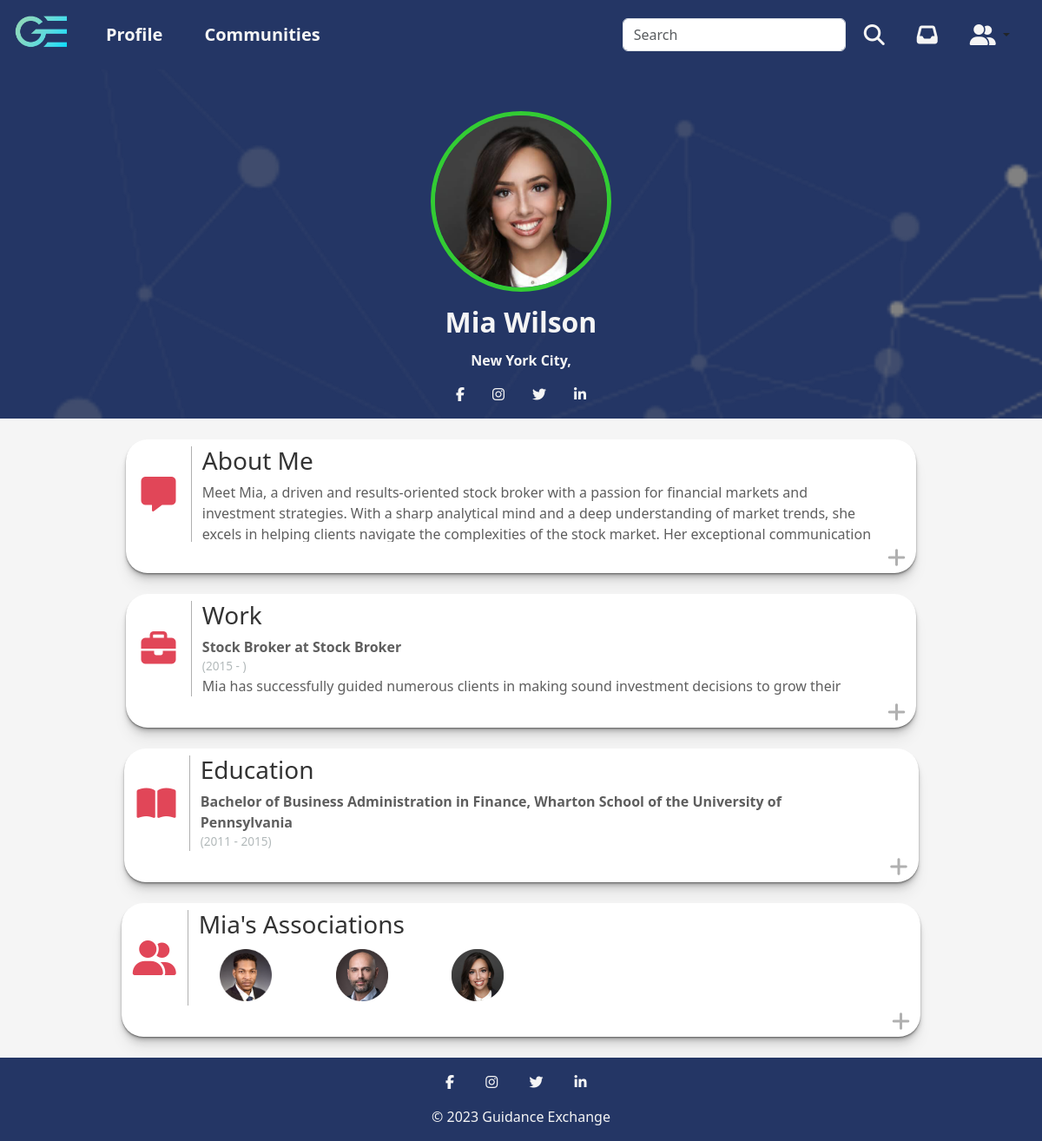
Before: /profile.php?profileID=5 (signed in) with the older database file.
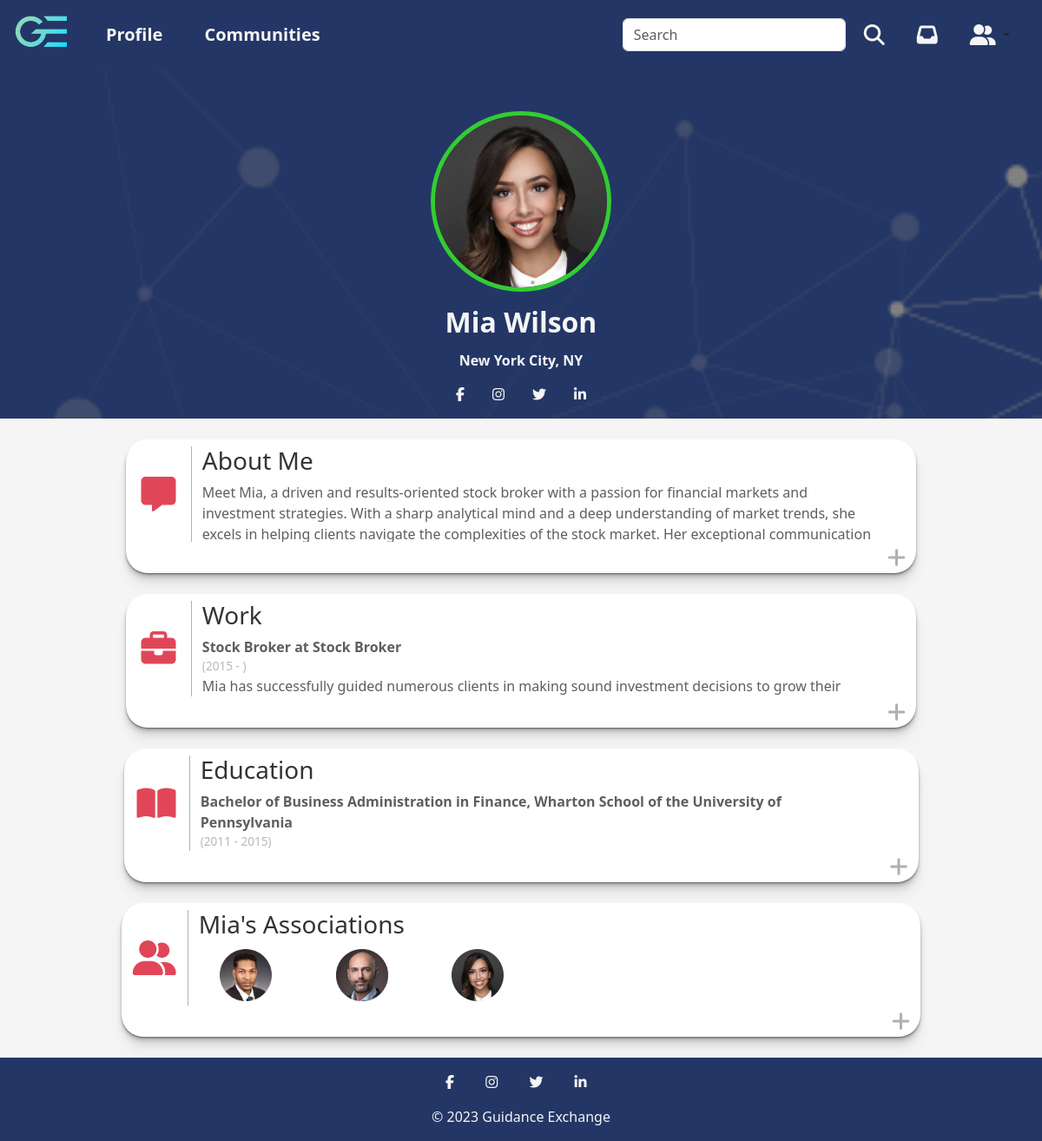
After: the same page with the newer database file.
### tables this page shows
CREATE TABLE UserData_t (
  UserID INT(9) NOT NULL,
  FirstName VARCHAR(255) NOT NULL,
  LastName VARCHAR(255) NOT NULL,
  FullName VARCHAR(255) NOT NULL,
  ProfilePicture VARCHAR(255),
  ProfilePictureBorder VARCHAR(255),
  ProfilePictureBackground VARCHAR(255),
  Rating INT(1),
  LocationCity VARCHAR(255),
  LocationState VARCHAR(255),
  Facebook VARCHAR(255),
  Twitter VARCHAR(255),
  Instagram VARCHAR(255),
  LinkedIn VARCHAR(255),
  Mentoring LONGTEXT,
  AboutMe LONGTEXT,
  WorkTitle VARCHAR(255),
  WorkLocation VARCHAR(255),
  WorkStartDate DATE,
  WorkEndDate DATE,
  WorkDescription LONGTEXT,
  EducationDegree VARCHAR(255),
  EducationLocation VARCHAR(255),
  EducationStartDate DATE,
  EducationEndDate DATE,
  EducationDescription LONGTEXT,
  Associations VARCHAR(255),
  CONSTRAINT UserData_t_PK PRIMARY KEY (UserID),
  CONSTRAINT UserData_t_FK1 FOREIGN KEY (UserID) REFERENCES Auth_t(UserID)
);

### includes/session.inc.php (called while the page is built, shortened)
<?php
$userID = $_SESSION['UserID'];

### profile.php (the view, shortened to what this page needs)
<!DOCTYPE html>
<html lang="en">
<head>
  <link href="assets/fontawesome/css/fontawesome.css" rel="stylesheet">
  <link href="assets/fontawesome/css/brands.css" rel="stylesheet">
  <link href="assets/fontawesome/css/solid.css" rel="stylesheet">
  <link href="assets/bootstrap/css/bootstrap.min.css" rel="stylesheet" />
  <link rel="stylesheet" href="css/profile.css" />
  <link rel="stylesheet" href="css/main.css" />
</head>
<header>
  <?php
  include('includes/session.inc.php');
  $profileID = $_GET['profileID'];
  ?>
  <nav class="navbar navbar-expand-lg navbar-light">
    <div class="container-fluid">
      <a class="navbar-brand" href="home.php"><img src="img/logo_gradient.png" alt="Guidance Exchange Logo" height="70" /></a>
      <div class="collapse navbar-collapse" id="navbarSupportedContent">
        <ul class="navbar-nav me-auto mb-2 mb-lg-0">
          <li class="nav-item">
            <?php if ($profileID == $userID) {
              echo '<a class="nav-link highlight-link nav-text px-4 active" href="profile.php?profileID=' . $userID . '">Profile</a>';
            } else {
              echo '<a class="nav-link highlight-link nav-text px-4" href="profile.php?profileID=' . $userID . '">Profile</a>';
            }
            ?>
          </li>
          <li class="nav-item">
            <a class="nav-link highlight-link nav-text px-4" href="#">Communities</a>
          </li>
        </ul>
        <ul class="navbar-nav d-flex flex-row me-1">
          <li class="nav-item me-3 me-lg-0 px-2 d-flex align-items-center">
            <form class="d-flex" role="search" action="search.php" method="GET">
              <input class="form-control me-2" name="query" type="search" placeholder="Search" aria-label="Search">
              <button class="btn" type="submit"><i class="fa-solid fa-magnifying-glass fa-xl"></i></button>
            </form>
          </li>
          <li class="nav-item me-3 me-lg-0 px-2">
            <a class="nav-link" href="#"><i class="fa-solid fa-inbox fa-xl"></i></a>
          </li>
          <li class="nav-item dropdown me-3 me-lg-0 px-2 d-flex justify-content-center">
            <button class="btn dropdown-toggle" data-bs-toggle="dropdown" aria-expanded="false">
              <i class="fa-solid fa-user-group fa-xl"></i>
            </button>
          </li>
        </ul>
      </div>
    </div>
  </nav>
</header>
<body>
  <?php
  $sql = "SELECT * FROM `UserData_t` WHERE `UserID` = $profileID";
  $result = mysqli_query($con, $sql);
  while ($profile = mysqli_fetch_assoc($result)) {
    $firstName = $profile['FirstName'];
    $lastName = $profile['LastName'];
    $profilePicture = $profile['ProfilePicture'];
    $profilePictureBorder = $profile['ProfilePictureBorder'];
    $profilePictureBackground = $profile['ProfilePictureBackground'];
    $city = $profile['LocationCity'];
    $state = $profile['LocationState'];
    $facebook = $profile['Facebook'];
    $twitter = $profile['Twitter'];
    $instagram = $profile['Instagram'];
    $linkedIn = $profile['LinkedIn'];
    $aboutMe = $profile['AboutMe'];
    $workTitle = $profile['WorkTitle'];
    $workTitleArray = explode(";", $workTitle ?? '');
    $workLocation = $profile['WorkLocation'];
    $workLocationArray = explode(";", $workTitle ?? '');
    $workStartDate = $profile['WorkStartDate'];
    $workStartDateArray = explode(";", $workStartDate ?? '');
    $workEndDate = $profile['WorkEndDate'];
    $workEndDateArray = explode(";", $workEndDate ?? '');
    $workDescription = $profile['WorkDescription'];
    $workDescriptionArray = explode(";", $workDescription ?? '');
    $educationDegree = $profile['EducationDegree'];
    $educationDegreeArray = explode(";", $educationDegree ?? '');
    $educationLocation = $profile['EducationLocation'];
    $educationLocationArray = explode(";", $educationLocation ?? '');
    $educationStartDate = $profile['EducationStartDate'];
    $educationStartDateArray = explode(";", $educationStartDate ?? '');
    $educationEndDate = $profile['EducationEndDate'];
    $educationEndDateArray = explode(";", $educationEndDate ?? '');
    $profileAssociations = $profile['Associations'];
    $profileAssociationsArray = explode(";", $profileAssociations ?? '');
  }
  $state_abbreviations = array(
    'AL' => 'Alabama', 'AK' => 'Alaska', 'AZ' => 'Arizona', 'AR' => 'Arkansas', 'CA' => 'California', 'CO' => 'Colorado',
    'CT' => 'Connecticut', 'DE' => 'Delaware', 'FL' => 'Florida', 'GA' => 'Georgia', 'HI' => 'Hawaii', 'ID' => 'Idaho',
    'IL' => 'Illinois', 'IN' => 'Indiana', 'IA' => 'Iowa', 'KS' => 'Kansas', 'KY' => 'Kentucky', 'LA' => 'Louisiana',
    'ME' => 'Maine', 'MD' => 'Maryland', 'MA' => 'Massachusetts', 'MI' => 'Michigan', 'MN' => 'Minnesota', 'MS' => 'Mississippi',
    'MO' => 'Missouri', 'MT' => 'Montana', 'NE' => 'Nebraska', 'NV' => 'Nevada', 'NH' => 'New Hampshire', 'NJ' => 'New Jersey',
    'NM' => 'New Mexico', 'NY' => 'New York', 'NC' => 'North Carolina', 'ND' => 'North Dakota', 'OH' => 'Ohio', 'OK' => 'Oklahoma',
    'OR' => 'Oregon', 'PA' => 'Pennsylvania', 'RI' => 'Rhode Island', 'SC' => 'South Carolina', 'SD' => 'South Dakota', 'TN' => 'Tennessee',
    'TX' => 'Texas', 'UT' => 'Utah', 'VT' => 'Vermont', 'VA' => 'Virginia', 'WA' => 'Washington', 'WV' => 'West Virginia',
    'WI' => 'Wisconsin', 'WY' => 'Wyoming', 'DC' => 'District of Columbia'
  );
  echo '<section class="photo-section pt-5 pb-3" style="background-image: url(&#39;img/' . $profilePictureBackground . '&#39;); background-attachment: fixed; background-size: cover;">';
  echo '<div class="container-fluid flex-column">';
  if ($profilePictureBorder == null) {
    if ($profilePicture == null) {
      echo '<img class="profile-photo mb-3" style="border-color: #008a0e;" src="img/blank-profile-image.png" alt="' . $firstName . ' ' . $lastName . ' Profile Photo">';
    } else {
      echo '<img class="profile-photo mb-3" style="border-color: #008a0e;" src="upload/' . $profilePicture . '" alt="' . $firstName . ' ' . $lastName . ' Profile Photo">';
    }
  } else {
    if ($profilePicture == null) {
      echo '<img class="profile-photo mb-3" style="border-color: #008a0e;" src="img/blank-profile-image.png" alt="' . $firstName . ' ' . $lastName . ' Profile Photo">';
    } else {
      echo '<img class="profile-photo mb-3" style="border-color: ' . $profilePictureBorder . ';" src="upload/' . $profilePicture . '" alt="' . $firstName . ' ' . $lastName . ' Profile Photo">';
    }
  }
  echo '<h1 class="profile-name mb-2">' . $firstName . ' ' . $lastName . '</h1>';
  if ($city != null) {
    echo '<h2 class="city-name mt-2 mb-3">' . $city;
    if ($state != null) {
      $abbreviation = array_search($state, $state_abbreviations);
      echo ', ' . $abbreviation . '</h2>';
    } else {
      echo '</h2>';
    }
  } elseif ($state != null) {
    echo '<h2 class="city-name mt-2 mb-3">' . $state . '</h2>';
  }
  if ($facebook or $instagram or $twitter or $linkedIn != null) {
    echo '<div class="mb-0">';
    if ($facebook != null) {
      echo '<a href="https://www.facebook.com/' . $facebook . '" class="mx-3"><i class="fa fa-facebook"></i></a>';
    }
    if ($instagram != null) {
      echo '<a href="https://www.instagram.com/' . $instagram . '" class="mx-3"><i class="fa fa-instagram"></i></a>';
    }
    if ($twitter != null) {
      echo '<a href="https://www.twitter.com/' . $twitter . '" class="mx-3"><i class="fa fa-twitter"></i></a>';
    }
    if ($linkedIn != null) {
      echo '<a href="https://www.linkedin.com/in/' . $linkedIn . '" class="mx-3"><i class="fa fa-linkedin"></i></a>';
    }
    echo '</div>';
  }
  echo '</div>';
  echo '</section>';
  echo '<section class="content-section pt-4">';
  if ($aboutMe != null) {
    echo '<div class="container-fluid pb-4">';
    echo '<div class="row align-items-start profile-section pt-2">';
    echo '<div class="col-1 d-flex align-items-center justify-content-center profile-icon">';
    echo '<i class="fa-solid fa-message"></i>';
    echo '</div>';
    echo '<div class="col-11 profile-wrap">';
    echo '<h3>About Me</h3>';
    echo '<p>' . $aboutMe . '</p>';
    echo '</div>';
    echo '<div class="col-12 text-end">';
    echo '<div class="open-link">';
    echo '<div class="expand-btn"><i class="fa-solid fa-plus"></i></div>';
    echo '</div></div></div></div>';
  }
  if ($workLocation != null) {
    echo '<div class="container-fluid pb-4">';
    echo '<div class="row align-items-start profile-section pt-2">';
    echo '<div class="col-1 d-flex align-items-center justify-content-center profile-icon">';
    echo '<i class="fa-solid fa-briefcase"></i>';
    echo '</div>';
    echo '<div class="col-11 profile-wrap">';
    echo '<h3>Work</h3>';
    foreach ($workLocationArray as $location) {
      $wl = 0;
      echo '<p class="mb-0"><strong>' . $workTitleArray[$wl] . ' at ' . $location . '</strong></p>';
      if ($workEndDateArray[$wl] != null) {
        echo '<p class="profile-date mb-0">(' . date_format(date_create($workStartDateArray[$wl]), "Y") . ' - ' . date_format(date_create($workEndDateArray[$wl]), "Y") . ')</p>';
      } else {
        echo '<p class="profile-date mb-0">(' . date_format(date_create($workStartDateArray[$wl]), "Y") . ' - )</p>';
      }
      echo '<p>' . $workDescriptionArray[$wl] . '</p>';
    }
    echo '</div>';
    echo '<div class="col-12 text-end">';
    echo '<div class="open-link">';
    echo '<div class="expand-btn"><i class="fa-solid fa-plus"></i></div>';
    echo '</div></div></div></div>';
  }
  if ($educationLocation != null) {
    echo '<div class="container-fluid pb-4">';
    echo '<div class="row align-items-start profile-section pt-2">';
    echo '<div class="col-1 d-flex align-items-center justify-content-center profile-icon">';
    echo '<i class="fa-solid fa-book-open"></i>';
    echo '</div>';
    echo '<div class="col-11 profile-wrap">';
    echo '<h3>Education</h3>';
    foreach ($educationLocationArray as $location) {
      $el = 0;
      echo '<p class="mb-0"><strong>' . $educationDegreeArray[$el] . ', ' . $location . '</strong></p>';
      if ($educationEndDateArray[$el] != null) {
        echo '<p class="profile-date mb-0">(' . date_format(date_create($educationStartDateArray[$el]), "Y") . ' - ' . date_format(date_create($educationEndDateArray[$el]), "Y") . ')</p>';
      } else {
        echo '<p class="profile-date mb-0">(' . date_format(date_create($educationStartDateArray[$el]), "Y") . ' - )</p>';
      }
    }
    echo '</div>';
    echo '<div class="col-12 text-end">';
    echo '<div class="open-link">';
    echo '<div class="expand-btn"><i class="fa-solid fa-plus"></i></div>';
    echo '</div></div></div></div>';
  }
  if ($profileAssociations != null) {
    echo '<div class="container-fluid pb-4">';
    echo '<div class="row align-items-start profile-section pt-2">';
    echo '<div class="col-1 d-flex align-items-center justify-content-center profile-icon">';
    echo '<i class="fa-solid fa-user-group"></i>';
    echo '</div>';
    echo '<div class="col-11 profile-wrap">';
    if ($profileID == $userID) {
      echo '<h3>My Associations</h3>';
    } else {
      echo '<h3>' . $firstName . '&#39;s Associations</h3>';
    }
    echo '<div class="row pt-1">';
    include('includes/connect.inc.php');
    foreach ($profileAssociationsArray as $value) {
      $associationSql = "SELECT `FirstName`,`LastName`,`ProfilePicture` FROM `userdata_t` WHERE `UserID`=$value";
      $associationResult = mysqli_query($con, $associationSql);
      while ($profileAssociation = mysqli_fetch_assoc($associationResult)) {
        $associationFirstName = $profileAssociation['FirstName'];
        $associationLastName = $profileAssociation['LastName'];
        $associationProfilePicture = $profileAssociation['ProfilePicture'];
      }
      echo '<div class="col-2 d-flex align-items center justify-content-center">';
      echo '<a href="profile.php?profileID=' . $value . '"><img class="association-photo" src="upload/' . $associationProfilePicture . '" alt="' . $associationFirstName . ' ' . $associationLastName . ' Profile Photo"></a>';
      echo '</div>';
    }
    echo '</div>';
    echo '</div>';
    echo '<div class="col-12 text-end">';
    echo '<div class="open-link">';
    echo '<div class="expand-btn"><i class="fa-solid fa-plus"></i></div>';
    echo '</div></div></div></div>';
  }
  echo '</section>';
  ?>
</body>
<footer>
  <nav class="navbar">
    <div class="mx-auto">
      <div class="my-3">
        <a href="https://www.facebook.com/" class="mx-3"><i class="fa fa-facebook"></i></a>
        <a href="https://www.instagram.com/" class="mx-3"><i class="fa fa-instagram"></i></a>
        <a href="https://www.twitter.com/" class="mx-3"><i class="fa fa-twitter"></i></a>
        <a href="https://www.linkedin.com" class="mx-3"><i class="fa fa-linkedin"></i></a>
      </div>
      <div class="footer-text text-center pb-3">© 2023 Guidance Exchange</div>
    </div>
  </nav>
</footer>
</html>

### css/profile.css (style rules this page uses)
.photo-section { background-color: #243665; }
.photo-section .container-fluid { display: flex; align-items: center; justify-content: center; }
.photo-section .profile-photo { width: 13rem; border: 5px solid; border-radius: 100%; }
.photo-section .profile-name { font-size: 2rem; font-weight: 600; color: #f5f5f5; }
.photo-section .city-name { font-size: 1rem; font-weight: 600; color: #f5f5f5; }
.photo-section i { color: #f5f5f5; }
.content-section .container-fluid { display: flex; align-items: center; justify-content: center; }
.profile-section { background-color: #ffffff; border-radius: 25px; box-shadow: 0 1px 1px rgba(0, 0, 0, 0.25), 0 2px 2px rgba(0, 0, 0, 0.2), 0 4px 4px rgba(0, 0, 0, 0.15), 0 8px 8px rgba(0, 0, 0, 0.1), 0 16px 16px rgba(0, 0, 0, 0.05); }
.profile-wrap { height: 110px; width: 50rem; overflow: hidden; }
.profile-wrap h3 { color: #333; }
.profile-wrap p { color: #5e5e5e; font-size: 1rem; }
.profile-icon { height: 110px; border-right: #b0b0b0 1px solid; color: #e14658; font-size: 2.5rem; }
.open-link { display: block; color: #b0b0b0; font-size: 1.5rem; }
.expand-btn { cursor: pointer; }
p.profile-date { font-size: 0.85rem; color: #b2b9ba; }
.association-photo { width: 60px; height: auto; }

### css/main.css (style rules this page uses)
header { padding: 0; }
nav { background-color: #243665; }
nav i { color: #f5f5f5; }
.navbar-brand { --bs-navbar-brand-padding-y: 0px; }
.navbar { --bs-navbar-padding-y: 0; }
.navbar-collapse { flex-shrink: 0; }
.nav-link { height: 80px; display: flex; align-items: center; justify-content: center; color: #f5f5f5; }
.nav-text { font-size: 1.25rem; font-weight: 600; }
body { background-color: #f5f5f5; }
footer i { color: #f5f5f5; }
.footer-text { color: #f5f5f5; }

Changed rows visible on the page:
changed userdata_t "Stock Broker": LocationState (not shown) → "NY"
